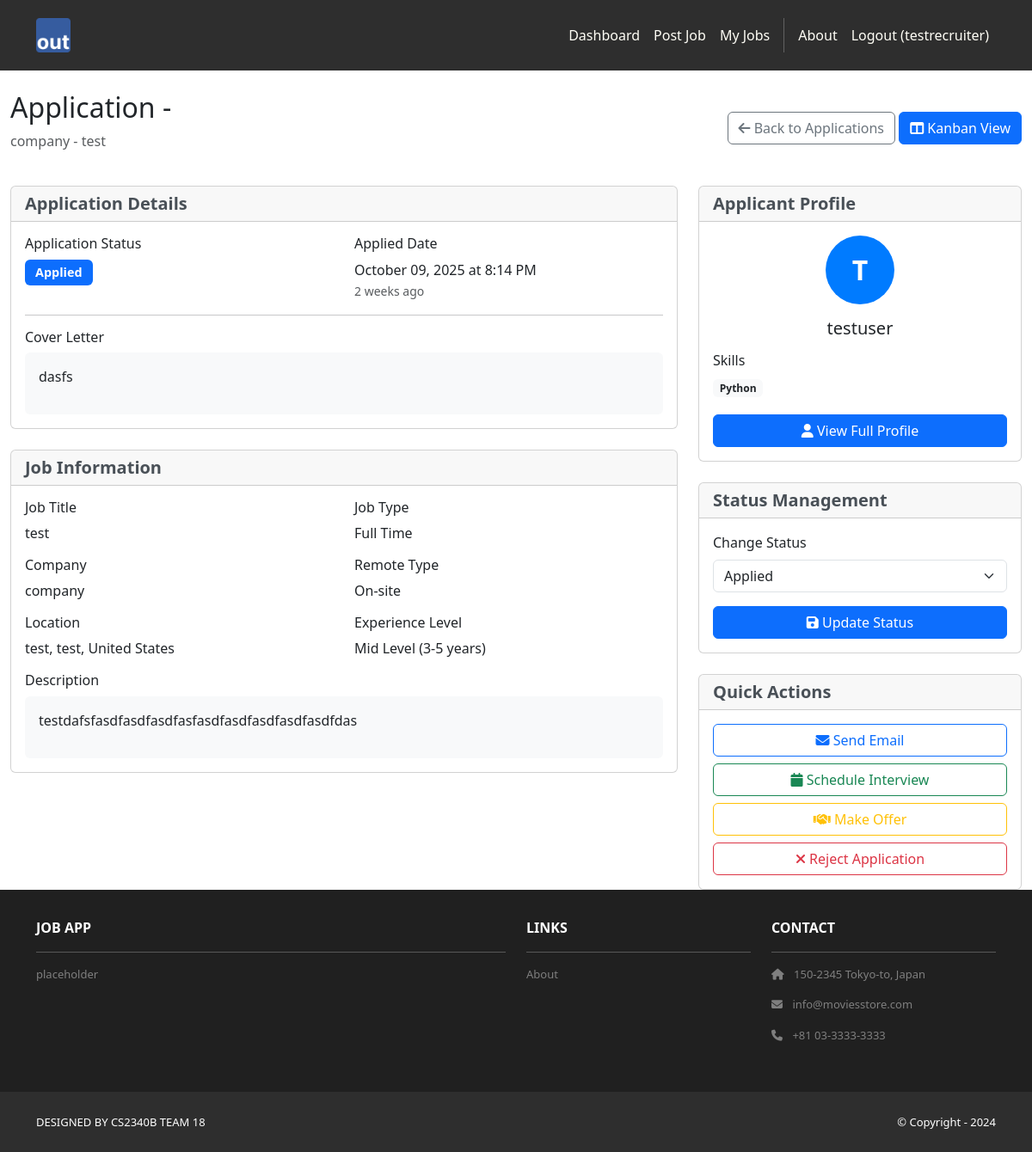
The app's page /recruiters/applications/7/ (signed in), older data.
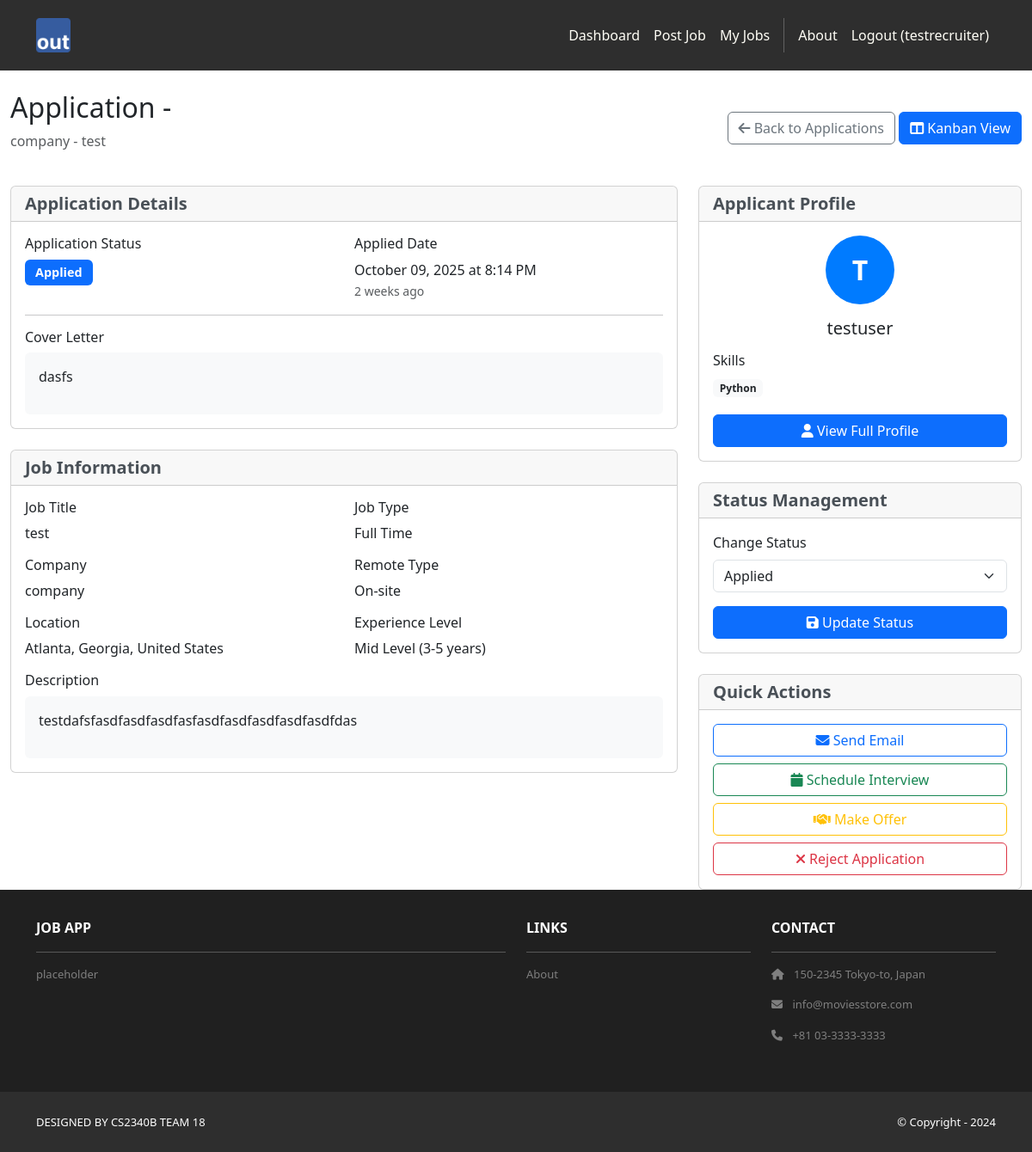
The same page, newer data.
### jobs/models.py (models this page shows, shortened)
class Job(models.Model):
    JOB_TYPE_CHOICES = [
        ('full_time', 'Full Time'),
        ('part_time', 'Part Time'),
        ('contract', 'Contract'),
        ('internship', 'Internship'),
        ('temporary', 'Temporary'),
    ]
    REMOTE_CHOICES = [
        ('remote', 'Remote'),
        ('hybrid', 'Hybrid'),
        ('onsite', 'On-site'),
    ]
    EXPERIENCE_CHOICES = [
        ('entry', 'Entry Level (0-2 years)'),
        ('mid', 'Mid Level (3-5 years)'),
        ('senior', 'Senior Level (6+ years)'),
        ('executive', 'Executive Level'),
    ]
    title = models.CharField(max_length=200)
    company = models.CharField(max_length=200)
    description = models.TextField()
    requirements = models.TextField(help_text="Job requirements and qualifications")
    posted_by = models.ForeignKey(User, on_delete=models.CASCADE, related_name='posted_jobs')
    job_type = models.CharField(max_length=20, choices=JOB_TYPE_CHOICES, default='full_time')
    remote_type = models.CharField(max_length=20, choices=REMOTE_CHOICES, default='onsite')
    experience_level = models.CharField(max_length=20, choices=EXPERIENCE_CHOICES, default='mid')
    salary_min = models.DecimalField(max_digits=10, decimal_places=2, null=True, blank=True)
    salary_max = models.DecimalField(max_digits=10, decimal_places=2, null=True, blank=True)
    salary_currency = models.CharField(max_length=3, default='USD')
    salary_period = models.CharField(max_length=20, choices=[
        ('hourly', 'Per Hour'),
        ('monthly', 'Per Month'),
        ('yearly', 'Per Year'),
    ], default='yearly')
    city = models.CharField(max_length=100)
    state = models.CharField(max_length=100)
    country = models.CharField(max_length=100, default='United States')
    postal_code = models.CharField(max_length=20, blank=True)
    latitude = models.DecimalField(max_digits=9, decimal_places=6, null=True, blank=True, help_text="Latitude for map display")
    longitude = models.DecimalField(max_digits=9, decimal_places=6, null=True, blank=True, help_text="Longitude for map display")
    full_address = models.TextField(blank=True, help_text="Full address for geocoding and display")
    required_skills = models.TextField(blank=True, help_text="Required skills, separated by commas")
    preferred_skills = models.TextField(blank=True, help_text="Preferred skills, separated by commas")
    visa_sponsorship = models.BooleanField(default=False, help_text="Visa sponsorship available")
    benefits = models.TextField(blank=True, help_text="Benefits and perks")
    is_active = models.BooleanField(default=True)
    application_deadline = models.DateField(null=True, blank=True)
    created_at = models.DateTimeField(auto_now_add=True)
    updated_at = models.DateTimeField(auto_now=True)
    class Meta:
        ordering = ['-created_at']
        verbose_name = 'Job Posting'
        verbose_name_plural = 'Job Postings'
    def get_location_display(self):
        return f"{self.city}, {self.state}, {self.country}"

### recruiters/views.py (the view)
# urls.py: path('applications/<int:application_id>/', views.application_detail, name='application_detail'),
@recruiter_required
def application_detail(request, application_id):
    application = get_object_or_404(JobApplication, pk=application_id, job__posted_by=request.user)
    applicant_profile = get_object_or_404(ApplicantProfile, user=application.applicant)
    template_data = {
        'title': f'Application - {application.applicant.get_full_name()}',
        'user_type': 'recruiter'
    }
    return render(request, 'recruiters/application_detail.html', {
        'template_data': template_data,
        'application': application,
        'applicant_profile': applicant_profile,
        'job': application.job
    })

### applicants/models.py (called while the page is built)
    def get_skills_list(self):
        if self.skills:
            return [skill.strip() for skill in self.skills.split(',') if skill.strip()]
        return []

### jobs/models.py (called while the page is built)
    def get_kanban_display_status(self):
        return dict(self.KANBAN_STATUS_CHOICES)[self.kanban_status]

### recruiters/templates/recruiters/application_detail.html (shortened to what the changed rows need)
{% extends 'base.html' %}
{% load static %}
{% block content %}
<div class="container-fluid mt-4">
    <div class="row">
        <div class="col-12">
            <div class="d-flex justify-content-between align-items-center mb-4">
                <div>
                    <h2>{{ template_data.title }}</h2>
                    <p class="text-muted">{{ job.company }} - {{ job.title }}</p>
                </div>
            </div>
        </div>
    </div>
    <div class="row">
        <div class="col-lg-8">
            <div class="card mb-4">
                <div class="card-body">
                    <div class="row">
                        <div class="col-md-6">
                            <h6>Job Title</h6>
                            <p class="mb-3">{{ job.title }}</p>
                            <h6>Company</h6>
                            <p class="mb-3">{{ job.company }}</p>
                            <h6>Location</h6>
                            <p class="mb-3">{{ job.get_location_display }}</p>
                        </div>
                        <div class="col-md-6">
                            <h6>Job Type</h6>
                            <p class="mb-3">{{ job.get_job_type_display }}</p>
                            <h6>Remote Type</h6>
                            <p class="mb-3">{{ job.get_remote_type_display }}</p>
                            <h6>Experience Level</h6>
                            <p class="mb-3">{{ job.get_experience_level_display }}</p>
                        </div>
                    </div>
                    <div class="bg-light p-3 rounded">
                        <p class="mb-0">{{ job.description|linebreaks }}</p>
                    </div>
                </div>
            </div>
        </div>
    </div>
</div>
{% endblock %}

Row changes from the older to the newer data that the page shows:
changed Job "company": location "test, test, United States" → "Atlanta, Georgia, United States"
